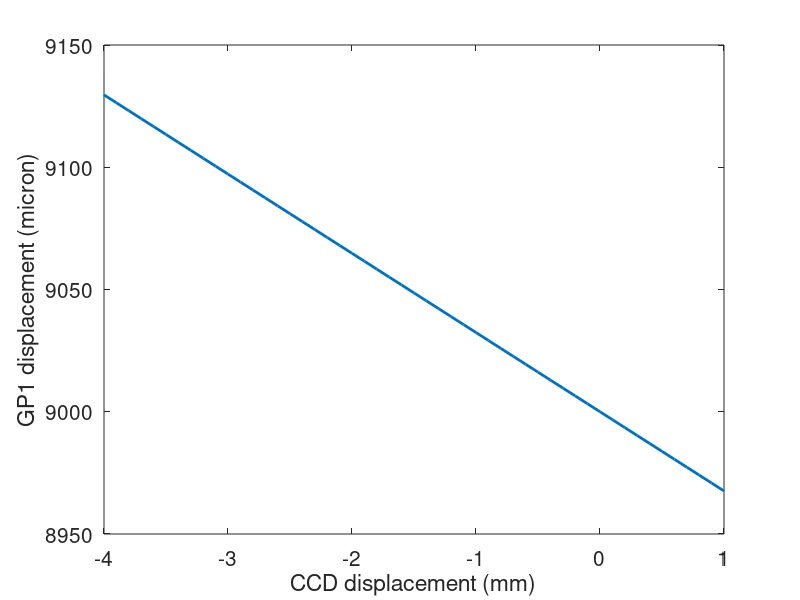

Recreate this plot in MATLAB.
clear all


fobj=9;
fproj=50;
d=50.00001;
D=59;
d_error=[-4:0.1:1]; %mm
CCD_Size=648*7.4;

for p=1:length(d_error)
    pos_1=1/(1/fproj-1/(d+d_error(p)));

    d_2=D-pos_1;

    pos_2=1/(1/fobj-1/d_2);

    M1=pos_1/(d+d_error(p));
    M2=pos_2/d_2;

    M=M1*M2
    GP1_Pos(p)=pos_2;
    Image_Size(p)=abs(CCD_Size*M);
end

plot(d_error,Image_Size-Image_Size(find(d_error>0,1,'first')), 'LineWidth', 2);

xlabel('CCD displacement (mm)','fontsize',15);
ylabel('Image Size Error (micron)','fontsize',15);
set(gca,'fontsize',15)

plot(d_error,Image_Size, 'LineWidth', 2);

xlabel('CCD displacement (mm)','fontsize',15);
ylabel('Image Size Error (micron)','fontsize',15);
set(gca,'fontsize',15)
ylim([800 900])
%%

plot(d_error,(GP1_Pos-GP1_Pos(find(d_error>0,1,'first')))*1000, 'LineWidth', 2);

xlabel('CCD displacement (mm)','fontsize',15);
ylabel('GP1 displacement (micron)','fontsize',15);
set(gca,'fontsize',15)


plot(d_error,(GP1_Pos)*1000, 'LineWidth', 2);

xlabel('CCD displacement (mm)','fontsize',15);
ylabel('GP1 displacement (micron)','fontsize',15);
set(gca,'fontsize',15)